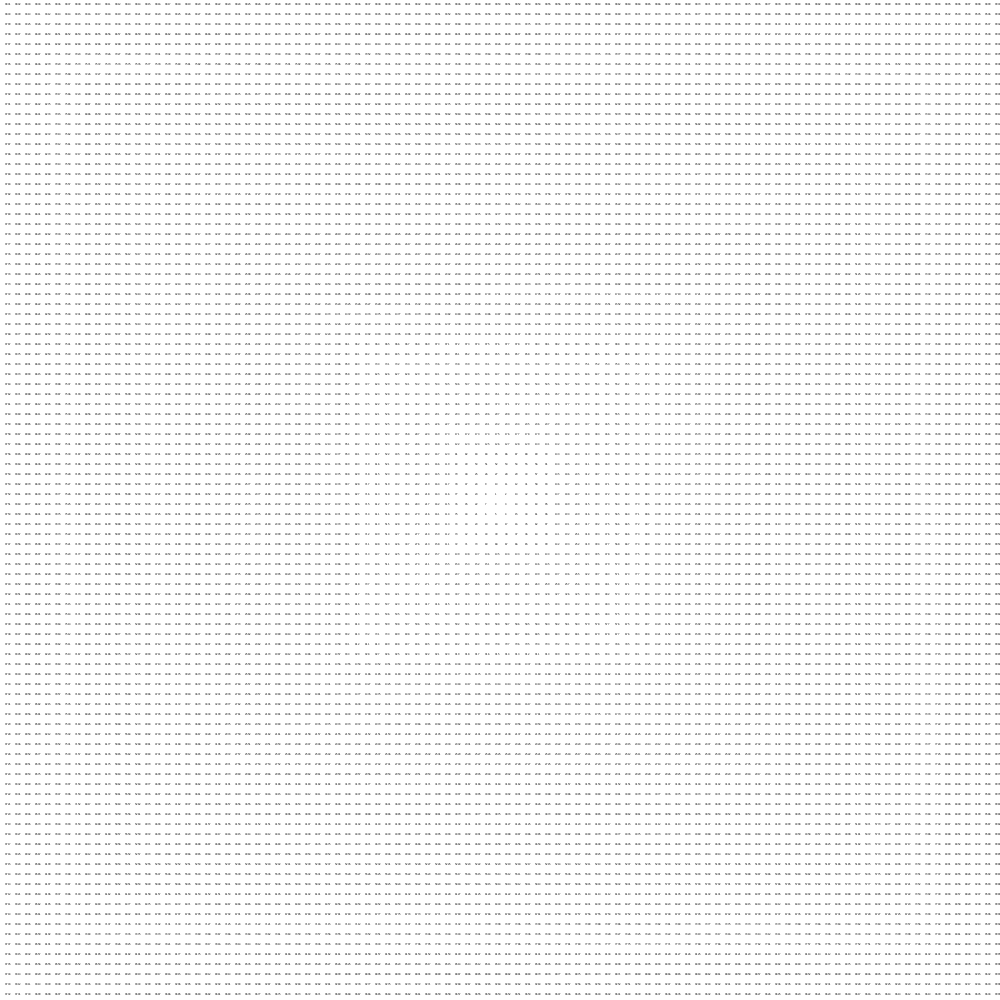
Frame 1 (no input)
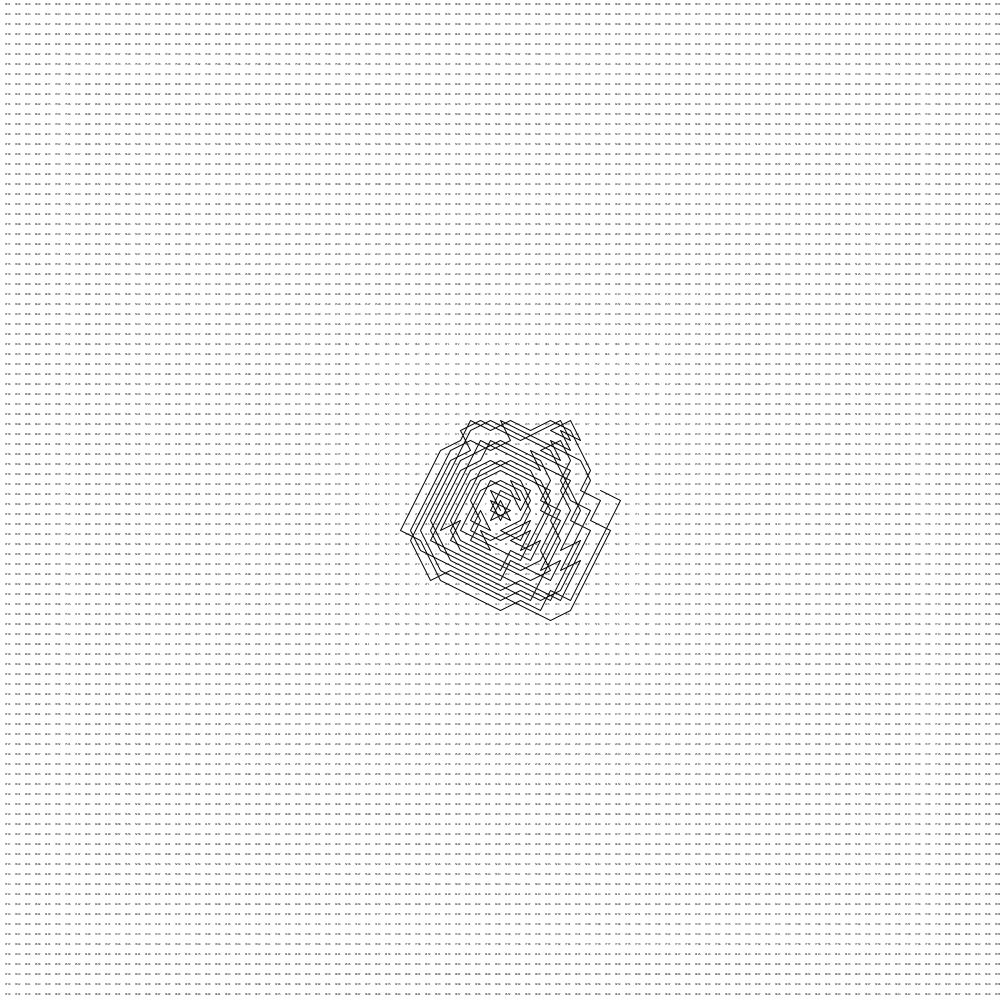
Frame 60 (the mouse pressed at the canvas centre just before this capture)
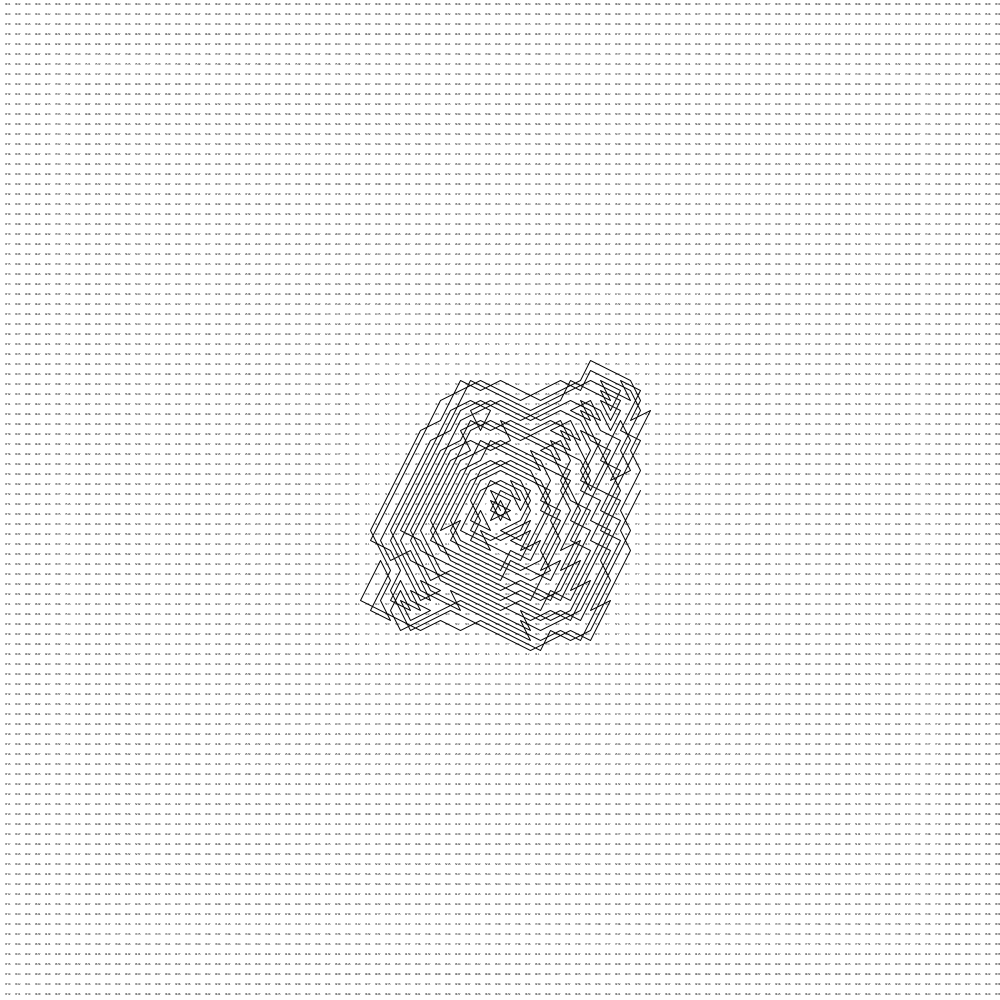
Frame 120 (the mouse held since frame 60 and released just before this capture)

The Processing sketch that drew these frames (run headless with seeded random() and noise(); from frame 60 on, the mouse is pressed at the canvas centre):

// Processing sketch: TrappedKnight
// ── TrappedKnight.pde
Cell[][] grid;
ArrayList<Cell> cells;
int cellSize, cols, rows, centerX, centerY, index, dirIndex, knightX, knightY, stepSizeX, stepSizeY, cellCount;
Cell currentCell;
int[] dir;
int[][] dirs, knightDirs;
ArrayList<PVector> vertices;
boolean isCurved;

void setup() {
  size(1000, 1000);
  surface.setLocation(0, 10);
  strokeWeight(1);
  strokeJoin(ROUND);
  stroke(0);
  noFill();
  //noLoop();
  //frameRate(3);
  cellSize = 10;
  init();
}

void init() {
  stepSizeX = 1;
  stepSizeY = 2;
  cols = width / cellSize;
  rows = height / cellSize;
  cellCount = cols * rows;
  centerX = round(cols / 2.0) - 1;
  centerY = rows / 2;
  knightX = centerX;
  knightY = centerY;
  isCurved = false;
  index = 0;
  dirs = new int[][] {
    new int[]{0, -1}, 
    new int[]{1, 0}, 
    new int[]{0, 1}, 
    new int[]{-1, 0}
  };
  dirIndex = 0;
  dir = dirs[dirIndex];
  knightDirs = new int[][] {
    new int[]{stepSizeX, -stepSizeY}, 
    new int[]{stepSizeY, stepSizeX}, 
    new int[]{-stepSizeX, stepSizeY}, 
    new int[]{-stepSizeY, -stepSizeX}, 
    new int[]{stepSizeX, stepSizeY}, 
    new int[]{stepSizeY, -stepSizeX}, 
    new int[]{-stepSizeX, -stepSizeY}, 
    new int[]{-stepSizeY, stepSizeX}
  };
  vertices = new ArrayList<PVector>();
  grid = new Cell[cols][];
  cells = new ArrayList<Cell>();

  for (int x = 0; x < cols; x++) {
    grid[x] = new Cell[rows];
    for (int y = 0; y < rows; y++) {
      Cell cell = new Cell(x, y);
      if (x == centerX && y == centerY) {
        cell.index = index;
        currentCell = cell;
      }
      cells.add(cell);
      grid[x][y] = cell;
    }
  }

  for (int i = 1; i < cellCount; i++) calcIndices();

  //for (int i = 0; i < 2016; i++) update();
}

void mouseClicked() {
  isCurved = !isCurved;
  redraw();
}

void draw() {
  background(255);
  translate(cellSize / 2, cellSize / 2);
  //translate(width / 2 - mouseX, height / 2 - mouseY);

  beginShape();
  if (isCurved) {
    PVector first = vertices.get(0);
    vertex(first.x, first.y);
  }
  for (int index = 0; index < vertices.size(); index++) {
    PVector v = vertices.get(index);
    if (isCurved)
      curveVertex(v.x + cellSize / 2, v.y + cellSize / 2);
    else
      vertex(v.x + cellSize / 2, v.y + cellSize / 2);
  }
  if (isCurved) {
    PVector last = vertices.get(vertices.size() - 1);
    vertex(last.x, last.y);
  }
  endShape();

  //calcIndices();
  for (Cell cell : cells) cell.debug();
  noFill();

  for (int i = 0; i < 5; i++) update();
}

void update() {
  if (knightX < grid.length && knightX >= 0 && knightY < grid[knightX].length && knightY >= 0) {
    grid[knightX][knightY].isUsed = true;
    vertices.add(new PVector(knightX * cellSize, knightY * cellSize));
    int nextKnightX = 0;
    int nextKnightY = 0;
    int nextX, nextY;
    int smallest = cellCount;
    for (int[] kdir : knightDirs) {
      nextX = knightX + kdir[0];
      nextY = knightY + kdir[1];
      if (nextX < grid.length && nextX >= 0 && nextY < grid[nextX].length && nextY >= 0) {
        Cell step = grid[nextX][nextY];
        if (step != null && step.index < smallest && !step.isUsed) {
          nextKnightX = nextX;
          nextKnightY = nextY;
          smallest = step.index;
        }
      }
    }
    knightX = nextKnightX;
    knightY = nextKnightY;
  }
}

void calcIndices() {
  int nextX = currentCell.x + dir[0];
  int nextY = currentCell.y + dir[1];
  if (nextX < grid.length && nextX >= 0 && nextY < grid[nextX].length && nextY >= 0) {
    currentCell = grid[nextX][nextY];
    index++;
    currentCell.index = index;
    int neighborCount = 0;
    for (int x = -1; x <= 1; x++) {
      for (int y = -1; y <= 1; y++) {
        int neighborX = nextX + x;
        int neighborY = nextY + y;
        if (neighborX >= grid.length || neighborX < 0 || neighborY >= grid[neighborX].length || neighborY < 0) {
          neighborCount++;
        } else {
          Cell neighborCell = grid[neighborX][neighborY];
          if (!(x == 0 && y == 0) && neighborCell.index < 0) {
            neighborCount++;
          }
        }
      }
    }
    if (neighborCount > 5) {
      dirIndex++;
      if (dirIndex > 3) dirIndex = 0;
      dir = dirs[dirIndex];
    }
  }
}

class Cell {
  int x, y;
  int index;
  boolean isUsed;

  Cell(int x, int y) {
    this.x = x;
    this.y = y;
    this.index = -1;
    this.isUsed = false;
  }

  void debug() {
    fill(0);
    textSize(cellSize / 3);
    text(index, this.x * cellSize, this.y * cellSize);
    //ellipse(this.x * cellSize, this.y * cellSize, 3, 3);
  }
}
